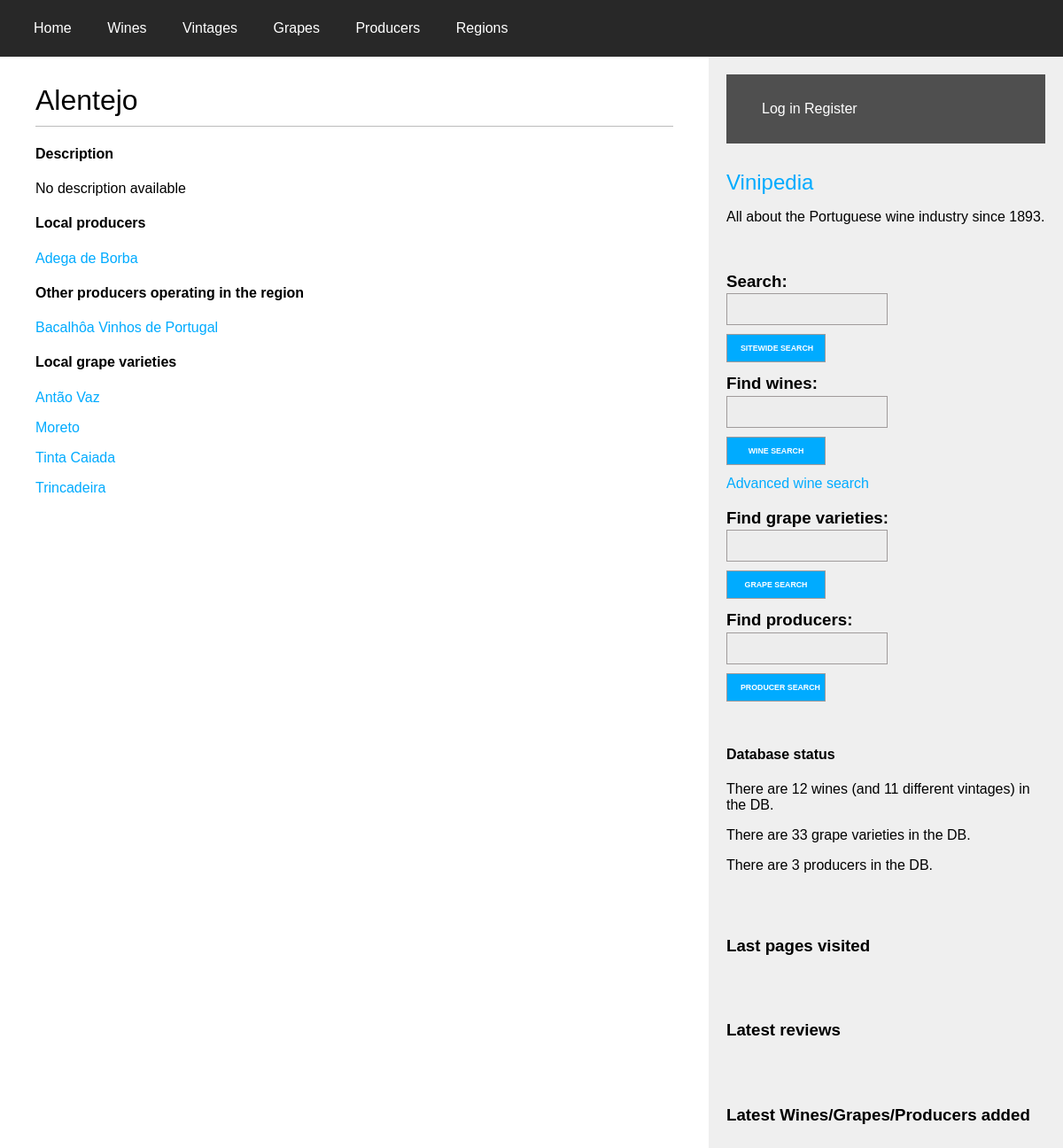
Page /regions/11 on the committed database.
### wines/models.py (models this page shows, shortened)
class Region(models.Model):
    name = models.CharField(max_length=100)
    country = models.ForeignKey(Country,
                                on_delete=models.CASCADE,
                                related_name='regions')
    description = models.TextField(blank=True)
    image = models.ImageField(upload_to='regions/%Y/%m/%d/', null=True, blank=True)
    def get_other_producers(self):
        other_producers = Producer.objects.filter(presence=self.pk).exclude(origin=self.pk)
        return other_producers
    class Meta:
        unique_together = (('name', 'country',),)
        ordering = ('name',)

class Producer(models.Model):
    name = models.CharField(max_length=100, unique=True)
    short_name = models.CharField(max_length=50, unique=True, null=True)
    origin = models.ForeignKey(Region,
                               on_delete=models.RESTRICT,
                               related_name='local_producers')
    presence = models.ManyToManyField(Region,
                                      through='ProducerRegion',
                                      through_fields=('producer', 'region'))
    description = models.TextField(blank=True)
    image = models.ImageField(upload_to='producers/%Y/%m/%d/', null=True, blank=True)
    website = models.URLField(null=True, blank=True)
    email = models.EmailField(null=True, blank=True)
    class Meta:
        ordering = ('name',)
    def __str__(self):
        return self.name
    def get_absolute_url(self):
        return reverse('wines:producer_detail',
                       args=[self.id])

class Grape(models.Model):
    class Body(models.IntegerChoices):
        VERY_LIGHT = 1
        LIGHT = 2
        MEDIUM = 3
        BOLD = 4
        VERY_BOLD = 5
    class Acidity(models.IntegerChoices):
        VERY_SOFT = 1
        SOFT = 2
        MEDIUM = 3
        ACIDIC = 4
        VERY_ACIDIC = 5
    class Colour(models.IntegerChoices):
        STRAW = 1
        YELLOW = 2
        GOLD = 3
        BROWN = 4
        AMBER = 5
        COPPER = 6
        SALMON = 7
        PINK = 8
        RUBY = 9
        PURPLE = 10
        GARNET = 11
        TAWNY = 12
    GRAPE_TYPE_CHOICES = (
        ('white', 'White'),
        ('red', 'Red'),
    )
    name = models.CharField(max_length=100, unique=True)
    origin = models.ForeignKey(Region,
                               on_delete=models.RESTRICT,
                               related_name='grapes',
                               null=True,
                               blank=True)
    type = models.CharField(max_length=5, choices=GRAPE_TYPE_CHOICES)
    description = models.TextField(blank=True)
    image = models.ImageField(upload_to='grapes/%Y/%m/%d/', null=True, blank=True)
    body = models.IntegerField(choices=Body.choices, null=True)
    acidity = models.IntegerField(choices=Acidity.choices, null=True)
    class Meta:
        ordering = ('name',)

### wines/views.py (the view)
# urls.py: path('regions/<int:id>', views.region_detail, name='region_detail'),
def region_detail(request, id):
    region = get_object_or_404(Region, id=id)
    return render(request,
                  'wines/region/detail.html',
                  {'region': region})

### wines/forms.py
class SearchForm(forms.Form):
    query = forms.CharField(max_length=100, label='')

### wines/templatetags/wine_tags.py (called while the page is built, shortened)
@register.simple_tag
def total_wines_registered():
    return Wine.objects.count()

@register.simple_tag
def total_vintages_registered():
    return Vintage.objects.count()

@register.simple_tag
def total_grapes_registered():
    return Grape.objects.count()

@register.simple_tag
def total_producers_registered():
    return Producer.objects.count()

@register.inclusion_tag('wines/search_bar.html')
def show_sitewide_search_form():
    search_form = SearchForm()
    return {"search_form": search_form}

@register.inclusion_tag('wines/wine/search_bar.html')
def show_wines_search_form():
    search_form = SearchForm()
    return {"search_form": search_form}

@register.inclusion_tag('wines/grape/search_bar.html')
def show_grapes_search_form():
    search_form = SearchForm()
    return {"search_form": search_form}

@register.inclusion_tag('wines/producer/search_bar.html')
def show_producers_search_form():
    search_form = SearchForm()
    return {"search_form": search_form}

@register.inclusion_tag('wines/last_visited_pages.html')
def show_last_visited_pages(request):
    last_visited = []
    pages = request.session.get("last_visited")
    return {"last_visited_pages": last_visited}

### wines/templates/wines/region/detail.html (shortened to what this page needs)
{% extends "wines/base.html" %}
{% load static %}
{% block content %}
<div id="wine_details"><h1>{{ region.name }}</h1></div>
<h4>Description</h4>
{% if region.description %}
<p>{{ region.description }}</p>
{% else %}
<p>No description available</p>
{% endif %}
<h4>Local producers</h4>
{% for producer in region.local_producers.all %}
<p>
    <a href="{{ producer.get_absolute_url }}">{{ producer|capfirst }}</a>
</p>
{% empty %}
<p class="info">No local producers were registered for this region.</p>
{% endfor %}
<h4>Other producers operating in the region</h4>
{% for region_producer in region.get_other_producers %}
<p>
    <a href="{{ region_producer.get_absolute_url }}">{{ region_producer|capfirst }}</a>
</p>
{% empty %}
<p class="info">No additional producers were registered for this region.</p>
{% endfor %}
<h4>Local grape varieties</h4>
{% for grape in region.grapes.all %}
<p>
    <a href="{% url 'wines:grape_detail' grape.id %}">{{ grape.name|capfirst }}</a>
</p>
{% empty %}
<p class="info">No grapes were registered as being native from this region.</p>
{% endfor %}
{% endblock %}

### wines/static/css/wines.css (style rules this page uses)
body { margin:0; padding:0; font-family:helvetica, sans-serif; }
a { color:#00abff; text-decoration:none; }
h1 { font-weight:normal; border-bottom:1px solid #bbb; padding:0 0 10px 0; }
#wine_details { box-sizing: border-box; padding:0 0 0 0; background-color: white; color: black; }
#wine_details h1 { color: black; }
#sidebar input, #sidebar textarea { clear: both; float: left; margin: 0 0 10px; background: #ededed; border: 1px solid #a09b9b; padding: 6px 10px; font-size: 1.2rem; width: 10rem; }

### rows in the picture
Region: name "Alentejo"
Producer: name "Adega de Borba"
Producer: name "Bacalhôa Vinhos de Portugal"
Grape: name "Antão Vaz"
Grape: name "Moreto"
Grape: name "Tinta Caiada"
Grape: name "Trincadeira"
